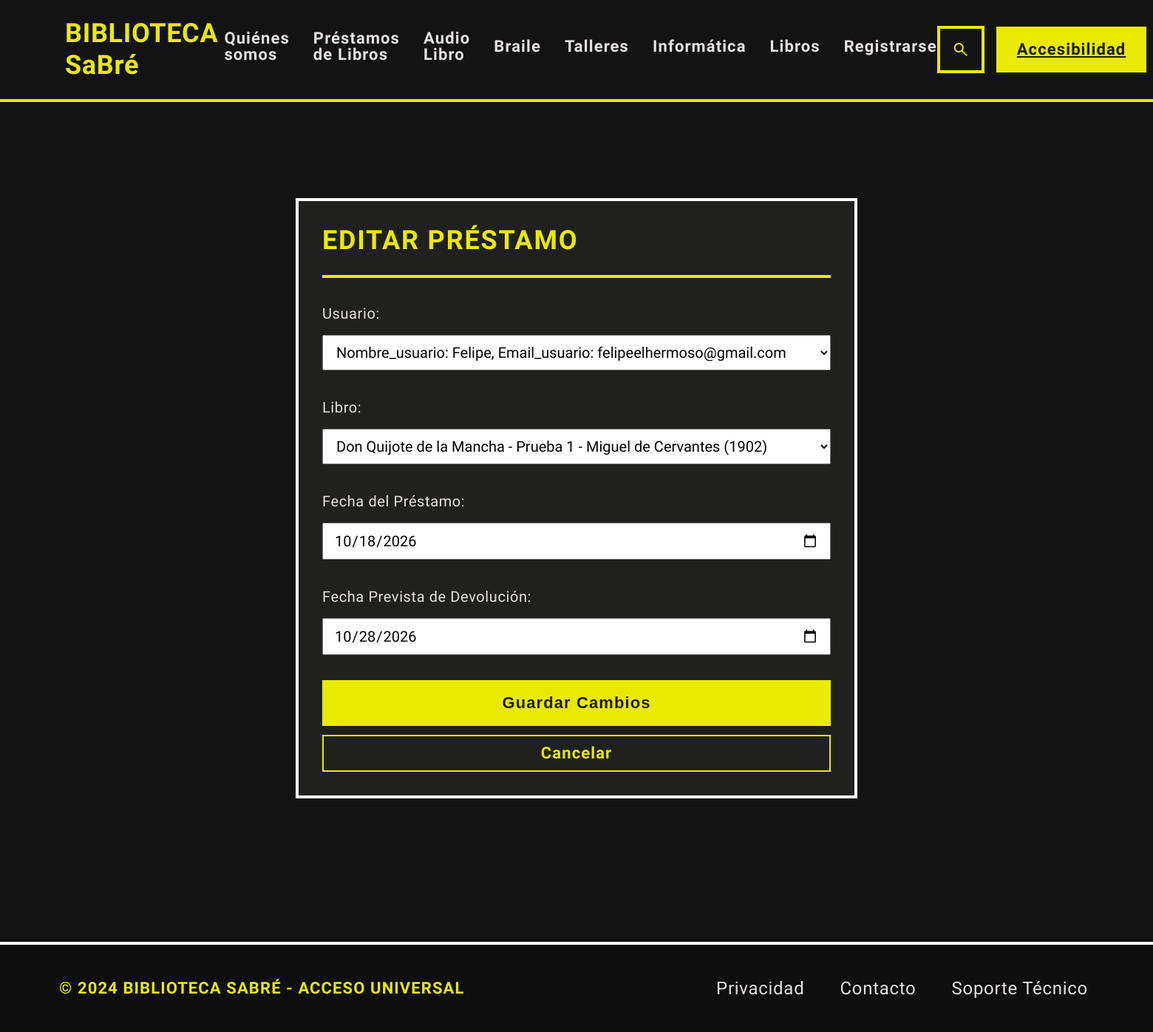
The app's page /editar-prestamo/10/ (signed in) with its own data.
### Administrador/models.py (models this page shows, shortened)
class Prestamos(models.Model):
    usuario = models.ForeignKey(Usuarios, on_delete=models.PROTECT)
    libro = models.ForeignKey(Libros, on_delete=models.PROTECT)
    fecha_prestamo = models.DateField()
    fecha_devolucion = models.DateField(blank=True, null=True)
    fecha_devolucion_prevista = models.DateField(
        blank=True,
        null=True
    )
    fecha_devolucion_real = models.DateField(
        blank=True,
        null=True
    )

### Administrador/views.py (the view)
# urls.py: path('editar-prestamo/<int:id>/', views.editar_prestamo, name='editar_prestamo'),
@staff_member_required
def editar_prestamo(request, id):
    prestamo = get_object_or_404(Prestamos, id=id)
    libro_anterior = prestamo.libro
    if request.method == 'POST':
        form = CrearPrestamosForm(
            request.POST,
            instance=prestamo
        )
        if form.is_valid():
            prestamo = form.save()
            actualizar_disponibilidad_libro(libro_anterior)
            actualizar_disponibilidad_libro(prestamo.libro)
            messages.success(
                request,
                'Préstamo actualizado con éxito.'
            )
            return redirect('prestamos')
    else:
        form = CrearPrestamosForm(instance=prestamo)
    return render(
        request,
        'Administrador/editar_prestamo.html',
        {
            'form': form,
            'prestamo': prestamo
        }
    )

### Administrador/models.py (called while the page is built)
    def __str__(self):
        return f'Nombre_usuario: {self.nombre_usuario}, Email_usuario: {self.email_usuario}'

    def __str__(self):
        return f'{self.titulo_libro} - {self.autor} ({self.anio})'

### templates/Administrador/editar_prestamo.html (shortened to what this page needs)
{% extends "Administrador/index.html" %}
{% load static %}
{% block codigoDinamico %}
<main class="main-content">
    <section class="products-section formulario-centrado">
        <div class="products-header">
            <h1 class="section-title uppercase tracking-wider">
                Editar Préstamo
            </h1>
        </div>
        <form method="POST" class="formulario-individual">
            {{ form.as_p }}
            <div class="formulario-botones">
                <button type="submit" class="btn-nuevo-libro">
                    Guardar Cambios
                </button>
                <a href="{% url 'prestamos' %}" class="btn-cancelar">
                    Cancelar
                </a>
            </div>
        </form>
    </section>
</main>
{% endblock codigoDinamico %}

### records on screen
Prestamos: usuario "Nombre_usuario: Felipe, Email_usuario: felipeelhermoso@gmail.com", libro "Don Quijote de la Mancha - Prueba 1 - Miguel de Cervantes (1902)", fecha_prestamo "10/18/2026", fecha_devolucion_prevista "10/28/2026"
